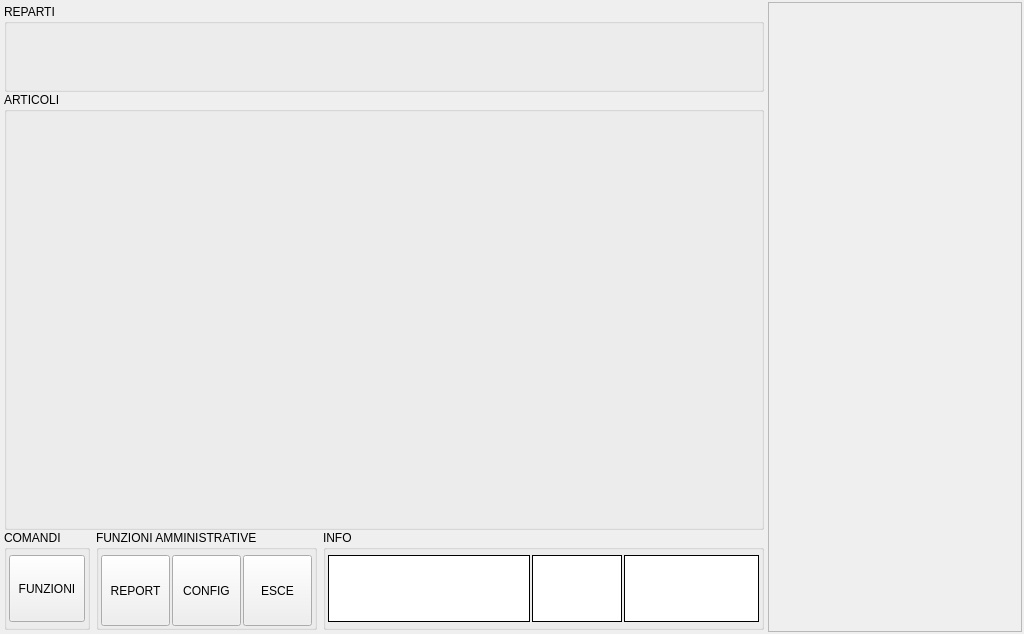
<?xml version="1.0" encoding="UTF-8"?>
<ui version="4.0">
 <class>MainWindow</class>
 <widget class="QMainWindow" name="MainWindow">
  <property name="windowModality">
   <enum>Qt::NonModal</enum>
  </property>
  <property name="geometry">
   <rect>
    <x>0</x>
    <y>0</y>
    <width>1024</width>
    <height>634</height>
   </rect>
  </property>
  <property name="windowTitle">
   <string>GESTIONE CASSA</string>
  </property>
  <property name="windowIcon">
   <iconset resource="risorse.qrc">
    <normaloff>:/GestCassa/cash_register.ico</normaloff>:/GestCassa/cash_register.ico</iconset>
  </property>
  <property name="styleSheet">
   <string notr="true"/>
  </property>
  <widget class="QWidget" name="centralWidget">
   <property name="sizePolicy">
    <sizepolicy hsizetype="Expanding" vsizetype="Expanding">
     <horstretch>0</horstretch>
     <verstretch>0</verstretch>
    </sizepolicy>
   </property>
   <layout class="QHBoxLayout" name="horizontalLayout_2" stretch="0,0">
    <property name="spacing">
     <number>2</number>
    </property>
    <property name="margin">
     <number>2</number>
    </property>
    <item>
     <widget class="QFrame" name="workAreaFrame">
      <property name="sizePolicy">
       <sizepolicy hsizetype="Preferred" vsizetype="Preferred">
        <horstretch>3</horstretch>
        <verstretch>0</verstretch>
       </sizepolicy>
      </property>
      <property name="frameShape">
       <enum>QFrame::NoFrame</enum>
      </property>
      <property name="frameShadow">
       <enum>QFrame::Raised</enum>
      </property>
      <layout class="QVBoxLayout" name="verticalLayout">
       <property name="spacing">
        <number>0</number>
       </property>
       <property name="margin">
        <number>2</number>
       </property>
       <item>
        <widget class="QGroupBox" name="repartiBox">
         <property name="sizePolicy">
          <sizepolicy hsizetype="Preferred" vsizetype="Preferred">
           <horstretch>0</horstretch>
           <verstretch>1</verstretch>
          </sizepolicy>
         </property>
         <property name="minimumSize">
          <size>
           <width>0</width>
           <height>50</height>
          </size>
         </property>
         <property name="maximumSize">
          <size>
           <width>16777215</width>
           <height>100</height>
          </size>
         </property>
         <property name="title">
          <string>REPARTI</string>
         </property>
        </widget>
       </item>
       <item>
        <widget class="QGroupBox" name="articoliBox">
         <property name="sizePolicy">
          <sizepolicy hsizetype="Preferred" vsizetype="Preferred">
           <horstretch>0</horstretch>
           <verstretch>5</verstretch>
          </sizepolicy>
         </property>
         <property name="styleSheet">
          <string notr="true"/>
         </property>
         <property name="title">
          <string>ARTICOLI</string>
         </property>
         <layout class="QHBoxLayout" name="horizontalLayout_3">
          <property name="spacing">
           <number>2</number>
          </property>
          <property name="leftMargin">
           <number>0</number>
          </property>
          <property name="topMargin">
           <number>5</number>
          </property>
          <property name="rightMargin">
           <number>0</number>
          </property>
          <property name="bottomMargin">
           <number>5</number>
          </property>
          <item>
           <widget class="QStackedWidget" name="articoliStackedWidget">
            <property name="sizePolicy">
             <sizepolicy hsizetype="Preferred" vsizetype="Preferred">
              <horstretch>0</horstretch>
              <verstretch>4</verstretch>
             </sizepolicy>
            </property>
            <property name="frameShape">
             <enum>QFrame::NoFrame</enum>
            </property>
            <property name="frameShadow">
             <enum>QFrame::Raised</enum>
            </property>
           </widget>
          </item>
         </layout>
        </widget>
       </item>
       <item>
        <layout class="QHBoxLayout" name="horizontalLayout_6">
         <item>
          <widget class="QGroupBox" name="comandiBox">
           <property name="sizePolicy">
            <sizepolicy hsizetype="MinimumExpanding" vsizetype="Preferred">
             <horstretch>0</horstretch>
             <verstretch>0</verstretch>
            </sizepolicy>
           </property>
           <property name="maximumSize">
            <size>
             <width>16777215</width>
             <height>100</height>
            </size>
           </property>
           <property name="title">
            <string>COMANDI</string>
           </property>
           <layout class="QHBoxLayout" name="horizontalLayout">
            <property name="spacing">
             <number>2</number>
            </property>
            <property name="leftMargin">
             <number>2</number>
            </property>
            <property name="topMargin">
             <number>5</number>
            </property>
            <property name="rightMargin">
             <number>2</number>
            </property>
            <property name="bottomMargin">
             <number>5</number>
            </property>
            <item>
             <widget class="QToolButton" name="funzioniBtn">
              <property name="sizePolicy">
               <sizepolicy hsizetype="MinimumExpanding" vsizetype="Expanding">
                <horstretch>0</horstretch>
                <verstretch>0</verstretch>
               </sizepolicy>
              </property>
              <property name="maximumSize">
               <size>
                <width>100</width>
                <height>100</height>
               </size>
              </property>
              <property name="text">
               <string>FUNZIONI</string>
              </property>
              <property name="icon">
               <iconset resource="risorse.qrc">
                <normaloff>:/GestCassa/operazioni</normaloff>:/GestCassa/operazioni</iconset>
              </property>
              <property name="iconSize">
               <size>
                <width>48</width>
                <height>48</height>
               </size>
              </property>
              <property name="autoExclusive">
               <bool>false</bool>
              </property>
              <property name="toolButtonStyle">
               <enum>Qt::ToolButtonTextUnderIcon</enum>
              </property>
             </widget>
            </item>
           </layout>
          </widget>
         </item>
         <item>
          <widget class="QGroupBox" name="adminFunctBox">
           <property name="sizePolicy">
            <sizepolicy hsizetype="MinimumExpanding" vsizetype="Preferred">
             <horstretch>0</horstretch>
             <verstretch>0</verstretch>
            </sizepolicy>
           </property>
           <property name="maximumSize">
            <size>
             <width>16777215</width>
             <height>100</height>
            </size>
           </property>
           <property name="title">
            <string>FUNZIONI AMMINISTRATIVE</string>
           </property>
           <layout class="QHBoxLayout" name="horizontalLayout_5">
            <property name="spacing">
             <number>2</number>
            </property>
            <property name="leftMargin">
             <number>2</number>
            </property>
            <property name="topMargin">
             <number>5</number>
            </property>
            <property name="rightMargin">
             <number>2</number>
            </property>
            <property name="bottomMargin">
             <number>5</number>
            </property>
            <item>
             <widget class="QToolButton" name="reportBtn">
              <property name="sizePolicy">
               <sizepolicy hsizetype="MinimumExpanding" vsizetype="Expanding">
                <horstretch>0</horstretch>
                <verstretch>0</verstretch>
               </sizepolicy>
              </property>
              <property name="minimumSize">
               <size>
                <width>69</width>
                <height>71</height>
               </size>
              </property>
              <property name="maximumSize">
               <size>
                <width>100</width>
                <height>100</height>
               </size>
              </property>
              <property name="text">
               <string>REPORT</string>
              </property>
              <property name="icon">
               <iconset resource="risorse.qrc">
                <normaloff>:/GestCassa/report 2</normaloff>:/GestCassa/report 2</iconset>
              </property>
              <property name="iconSize">
               <size>
                <width>48</width>
                <height>48</height>
               </size>
              </property>
              <property name="autoExclusive">
               <bool>false</bool>
              </property>
              <property name="toolButtonStyle">
               <enum>Qt::ToolButtonTextUnderIcon</enum>
              </property>
             </widget>
            </item>
            <item>
             <widget class="QToolButton" name="configurazioneBtn">
              <property name="sizePolicy">
               <sizepolicy hsizetype="MinimumExpanding" vsizetype="Expanding">
                <horstretch>0</horstretch>
                <verstretch>0</verstretch>
               </sizepolicy>
              </property>
              <property name="minimumSize">
               <size>
                <width>69</width>
                <height>71</height>
               </size>
              </property>
              <property name="maximumSize">
               <size>
                <width>100</width>
                <height>100</height>
               </size>
              </property>
              <property name="text">
               <string>CONFIG</string>
              </property>
              <property name="icon">
               <iconset resource="risorse.qrc">
                <normaloff>:/GestCassa/configurazione</normaloff>:/GestCassa/configurazione</iconset>
              </property>
              <property name="iconSize">
               <size>
                <width>48</width>
                <height>48</height>
               </size>
              </property>
              <property name="autoExclusive">
               <bool>false</bool>
              </property>
              <property name="toolButtonStyle">
               <enum>Qt::ToolButtonTextUnderIcon</enum>
              </property>
             </widget>
            </item>
            <item>
             <widget class="QToolButton" name="closeBtn">
              <property name="sizePolicy">
               <sizepolicy hsizetype="MinimumExpanding" vsizetype="Expanding">
                <horstretch>0</horstretch>
                <verstretch>0</verstretch>
               </sizepolicy>
              </property>
              <property name="minimumSize">
               <size>
                <width>69</width>
                <height>71</height>
               </size>
              </property>
              <property name="maximumSize">
               <size>
                <width>100</width>
                <height>100</height>
               </size>
              </property>
              <property name="text">
               <string>ESCE</string>
              </property>
              <property name="icon">
               <iconset resource="risorse.qrc">
                <normaloff>:/GestCassa/esce</normaloff>:/GestCassa/esce</iconset>
              </property>
              <property name="iconSize">
               <size>
                <width>48</width>
                <height>48</height>
               </size>
              </property>
              <property name="autoExclusive">
               <bool>false</bool>
              </property>
              <property name="toolButtonStyle">
               <enum>Qt::ToolButtonTextUnderIcon</enum>
              </property>
             </widget>
            </item>
           </layout>
          </widget>
         </item>
         <item>
          <widget class="QGroupBox" name="infoBox">
           <property name="sizePolicy">
            <sizepolicy hsizetype="MinimumExpanding" vsizetype="Preferred">
             <horstretch>3</horstretch>
             <verstretch>1</verstretch>
            </sizepolicy>
           </property>
           <property name="maximumSize">
            <size>
             <width>16777215</width>
             <height>100</height>
            </size>
           </property>
           <property name="title">
            <string>INFO</string>
           </property>
           <layout class="QHBoxLayout" name="horizontalLayout_4" stretch="3,1,2">
            <property name="spacing">
             <number>2</number>
            </property>
            <property name="leftMargin">
             <number>2</number>
            </property>
            <property name="topMargin">
             <number>5</number>
            </property>
            <property name="rightMargin">
             <number>2</number>
            </property>
            <property name="bottomMargin">
             <number>5</number>
            </property>
            <item>
             <widget class="QLabel" name="messaggiArea">
              <property name="sizePolicy">
               <sizepolicy hsizetype="Expanding" vsizetype="Preferred">
                <horstretch>0</horstretch>
                <verstretch>0</verstretch>
               </sizepolicy>
              </property>
              <property name="minimumSize">
               <size>
                <width>90</width>
                <height>0</height>
               </size>
              </property>
              <property name="font">
               <font>
                <pointsize>14</pointsize>
                <weight>75</weight>
                <italic>false</italic>
                <bold>true</bold>
               </font>
              </property>
              <property name="styleSheet">
               <string notr="true">background-color: rgb(255, 255, 255);</string>
              </property>
              <property name="frameShape">
               <enum>QFrame::Box</enum>
              </property>
              <property name="text">
               <string/>
              </property>
              <property name="alignment">
               <set>Qt::AlignCenter</set>
              </property>
              <property name="wordWrap">
               <bool>true</bool>
              </property>
              <property name="textInteractionFlags">
               <set>Qt::NoTextInteraction</set>
              </property>
             </widget>
            </item>
            <item>
             <widget class="QFrame" name="clockFrame">
              <property name="sizePolicy">
               <sizepolicy hsizetype="Expanding" vsizetype="Preferred">
                <horstretch>0</horstretch>
                <verstretch>0</verstretch>
               </sizepolicy>
              </property>
              <property name="minimumSize">
               <size>
                <width>90</width>
                <height>0</height>
               </size>
              </property>
              <property name="styleSheet">
               <string notr="true">background-color: rgb(255, 255, 255);</string>
              </property>
              <property name="frameShape">
               <enum>QFrame::Box</enum>
              </property>
             </widget>
            </item>
            <item>
             <widget class="QFrame" name="infoFrame">
              <property name="sizePolicy">
               <sizepolicy hsizetype="Expanding" vsizetype="Preferred">
                <horstretch>0</horstretch>
                <verstretch>0</verstretch>
               </sizepolicy>
              </property>
              <property name="minimumSize">
               <size>
                <width>90</width>
                <height>0</height>
               </size>
              </property>
              <property name="styleSheet">
               <string notr="true">background-color: rgb(255, 255, 255);</string>
              </property>
              <property name="frameShape">
               <enum>QFrame::Box</enum>
              </property>
              <property name="lineWidth">
               <number>1</number>
              </property>
             </widget>
            </item>
           </layout>
          </widget>
         </item>
        </layout>
       </item>
      </layout>
     </widget>
    </item>
    <item>
     <widget class="QStackedWidget" name="latoStackedWidget">
      <property name="sizePolicy">
       <sizepolicy hsizetype="Preferred" vsizetype="Preferred">
        <horstretch>1</horstretch>
        <verstretch>0</verstretch>
       </sizepolicy>
      </property>
      <property name="frameShape">
       <enum>QFrame::StyledPanel</enum>
      </property>
      <property name="frameShadow">
       <enum>QFrame::Plain</enum>
      </property>
     </widget>
    </item>
   </layout>
  </widget>
 </widget>
 <layoutdefault spacing="6" margin="11"/>
 <resources>
  <include location="risorse.qrc"/>
 </resources>
 <connections/>
</ui>
